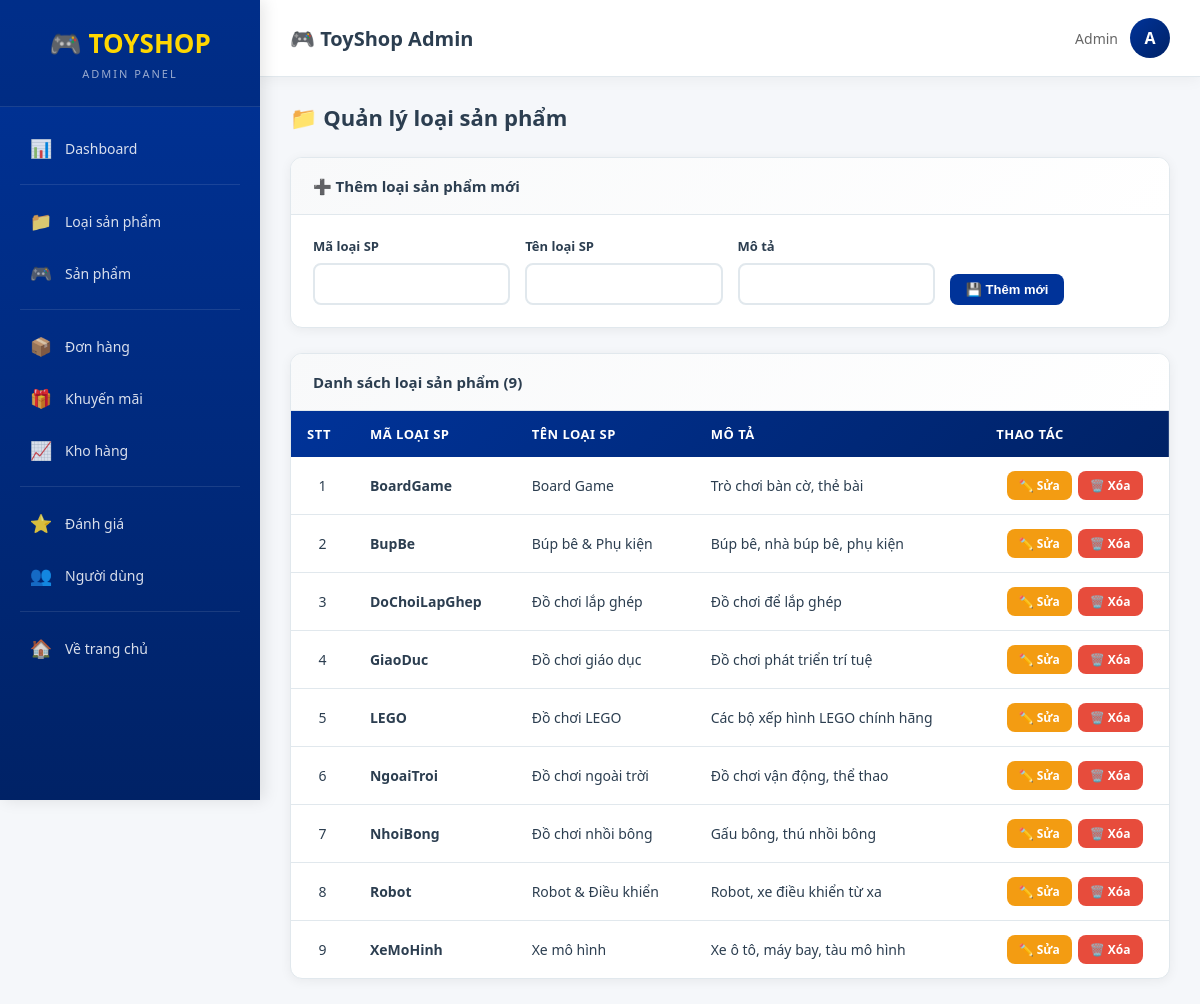
Before: /Admin/ (signed in) with the older database file.
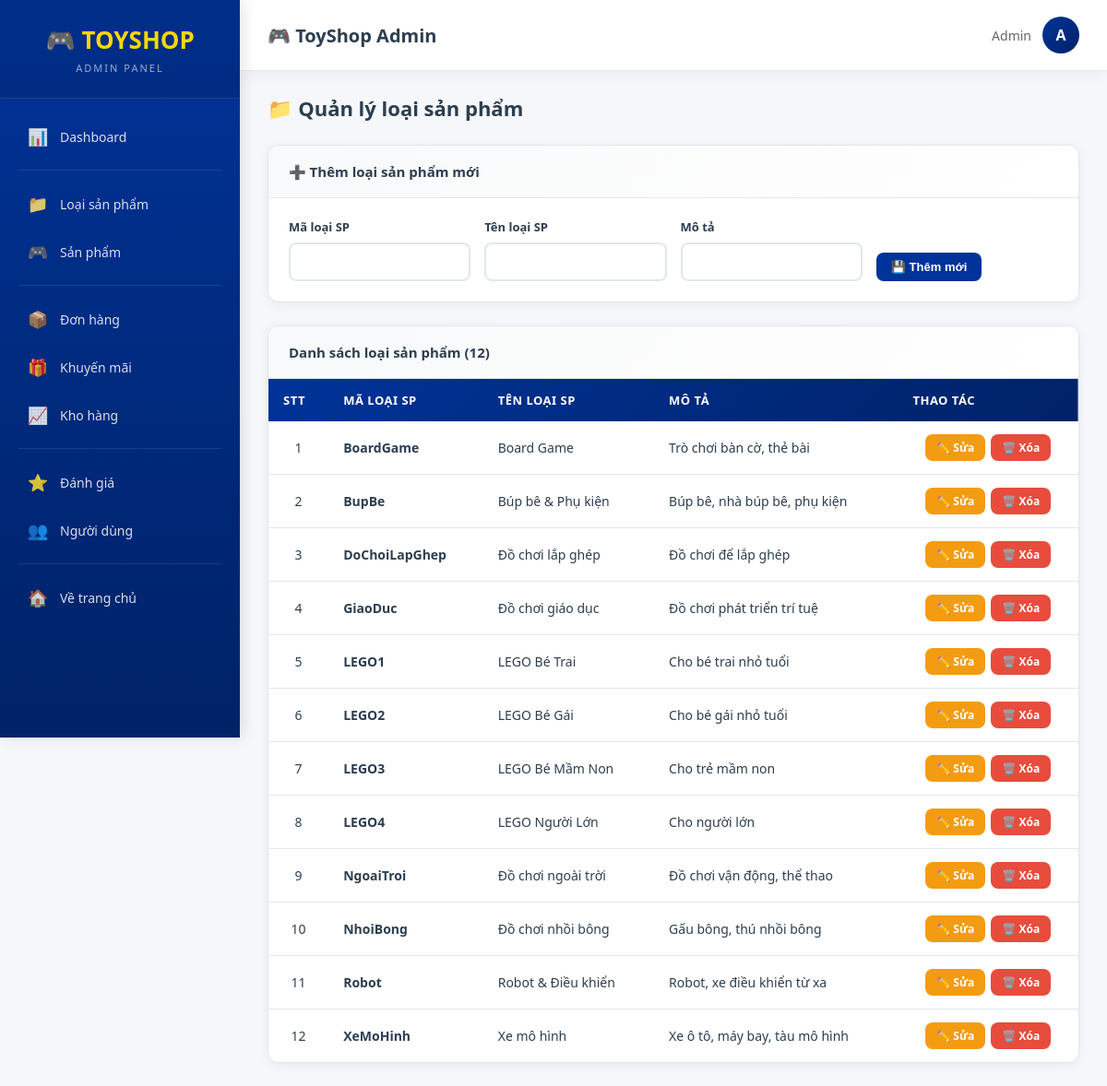
After: the same page with the newer database file.
### tables this page shows
CREATE TABLE `tblloaisp` (
  `maLoaiSP` varchar(50) NOT NULL,
  `tenLoaiSP` varchar(100) NOT NULL,
  `moTaLoaiSP` text DEFAULT NULL
);

### app/Controller.php (called while the page is built, shortened)
<?php
class Controller {
    public function model($model){
        return new $model;
    }
    public function view($view, $data = []){
        extract($data);
        require "./views/" . $view . ".php";
    }
}

### controllers/Admin.php (called while the page is built, shortened)
<?php
class Admin extends Controller{
    function show(){
        $obj=$this->model("AdProductTypeModel");
        $data=$obj->all("tblloaisp");
        $this->view("adminPage",["page"=>"ProductTypeView","productList"=>$data]);
    }
}

### app/App.php (called while the page is built, shortened)
<?php
class App{
    protected $action="Show";
 public function __construct(){
        $arr=array();
        if(isset($_GET["url"])){
            $arr=$this->urlprocess();
        }
        if(isset($arr[0])&& file_exists("./controllers/".$arr[0].".php")){
            unset($arr[0]);
        }
        $this->controller= new $this->controller;
        unset($arr[1]);
        $this->param =$arr?array_values($arr):array();
        call_user_func_array(array($this->controller,$this->action),$this->param);
    }
   public function urlprocess(){
        if(isset($_GET["url"])){
           return explode('/', filter_var(trim($_GET["url"],'/')));
        }
        return array();
    }
}

### index.php (called while the page is built, shortened)
<?php
require_once "app/DB.php";
require_once "app/Controller.php";
require_once "app/App.php";
$App = new App();
?>

### app/DB.php (called while the page is built, shortened)
<?php
class DB
{
    private $host = 'localhost';
    private $user = 'root';
    private $pass = '';
    private $dbname = 'websitedochoi';
    public function __construct()
    {
        $this->db = $this->Connect();
    }
    public function Connect()
    {
        try {
            $dsn = 'mysql:host=' . $this->host . ';port=3306;dbname=' . $this->dbname . ';charset=utf8mb4';
            $pdo = new PDO($dsn, $this->user, $this->pass);
            $pdo->setAttribute(PDO::ATTR_DEFAULT_FETCH_MODE, PDO::FETCH_ASSOC);
            $pdo->setAttribute(PDO::ATTR_ERRMODE, PDO::ERRMODE_EXCEPTION);
            return $pdo;
        } catch (PDOException $e) {
            error_log("Database connection error: " . $e->getMessage());
            die("Không thể kết nối database. Vui lòng kiểm tra cấu hình.");
        }
    }
}

### models/BaseModel.php (called while the page is built, shortened)
<?php
class BaseModel extends DB {
    public function __construct()
    {
        if ($this->db instanceof PDO) {
            $this->db->setAttribute(PDO::ATTR_ERRMODE, PDO::ERRMODE_EXCEPTION);
        } else {
            error_log("❌ BaseModel: \$this->db KHÔNG PHẢI PDO - LỖI KẾT NỐI");
        }
    }
    public function all($table) {
        try {
            $sql = "SELECT * FROM $table";
            $stmt = $this->db->prepare($sql);
            $stmt->execute();
            return $stmt->fetchAll(PDO::FETCH_ASSOC);
        } catch (PDOException $e) {
            error_log("Lỗi BaseModel::all(): " . $e->getMessage());
            return [];
        }
    }
}

### views/Back_end/ProductTypeView.php (the view, shortened to what the changed rows need)
<?php
$products = $data['productList'] ?? [];
?>
<div class="page-header">
    <h2 class="page-title">📁 Quản lý loại sản phẩm</h2>
</div>
<div class="card">
    <div class="card-header">Danh sách loại sản phẩm (<?= count($products) ?>)</div>
    <div class="table-responsive">
        <table class="table">
            <thead>
                <tr>
                    <th class="text-center">STT</th>
                    <th>Mã loại SP</th>
                    <th>Tên loại SP</th>
                    <th>Mô tả</th>
                    <th class="text-center">Thao tác</th>
                </tr>
            </thead>
            <tbody>
                <?php if (!empty($products)): $i = 1; ?>
                    <?php foreach ($products as $v): ?>
                    <tr>
                        <td class="text-center"><?= $i++ ?></td>
                        <td><strong><?= htmlspecialchars($v['maLoaiSP']) ?></strong></td>
                        <td><?= htmlspecialchars($v['tenLoaiSP']) ?></td>
                        <td><?= htmlspecialchars($v['moTaLoaiSP']) ?></td>
                        <td class="text-center">
                            <div class="action-btns">
                                <a href="<?= APP_URL ?>/ProductType/edit/<?= $v['maLoaiSP'] ?>" class="btn btn-warning btn-sm">✏️ Sửa</a>
                                <a href="<?= APP_URL ?>/ProductType/delete/<?= $v['maLoaiSP'] ?>"
                                   onclick="return confirm('Xóa loại sản phẩm này?')"
                                   class="btn btn-danger btn-sm">🗑️ Xóa</a>
                            </div>
                        </td>
                    </tr>
                    <?php endforeach; ?>
                <?php endif; ?>
            </tbody>
        </table>
    </div>
</div>

Changed rows visible on the page:
removed tblloaisp: maLoaiSP "LEGO", tenLoaiSP "Đồ chơi LEGO", moTaLoaiSP "Các bộ xếp hình LEGO chính hãng"
added tblloaisp: maLoaiSP "LEGO1", tenLoaiSP "LEGO Bé Trai", moTaLoaiSP "Cho bé trai nhỏ tuổi"
added tblloaisp: maLoaiSP "LEGO2", tenLoaiSP "LEGO Bé Gái", moTaLoaiSP "Cho bé gái nhỏ tuổi"
added tblloaisp: maLoaiSP "LEGO3", tenLoaiSP "LEGO Bé Mầm Non", moTaLoaiSP "Cho trẻ mầm non"
added tblloaisp: maLoaiSP "LEGO4", tenLoaiSP "LEGO Người Lớn", moTaLoaiSP "Cho người lớn"
Other visible differences:
count($products): "9" → "12"
